Frame 1 (no input): blank canvas, image omitted
Frame 60 (no input): blank canvas, image omitted
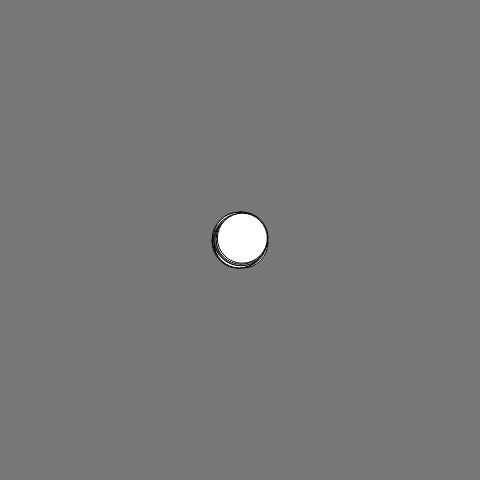
Frame 120 (the mouse pressed at the canvas centre since frame 60)

The p5.js sketch whose frames 1 and 60 were blank and that drew this single picture after the mouse press (run headless with seeded random() and noise() and a simulated clock; from frame 60 on, the mouse is pressed at the canvas centre):

// p5.js sketch
// ── sketch.js
let speed = 3; 
let d = 50; 
let x; 
let y;
function setup() { 
	createCanvas(480,480); 
	background(120); 
} 
function draw() {
	if (mouseIsPressed == true) {  //鼠标按压时，绘制随机运动的圆形
		x = mouseX+random(-speed, speed);
		y = mouseY+random(-speed, speed);  
		ellipse(x, y, d, d);
	} 
}
